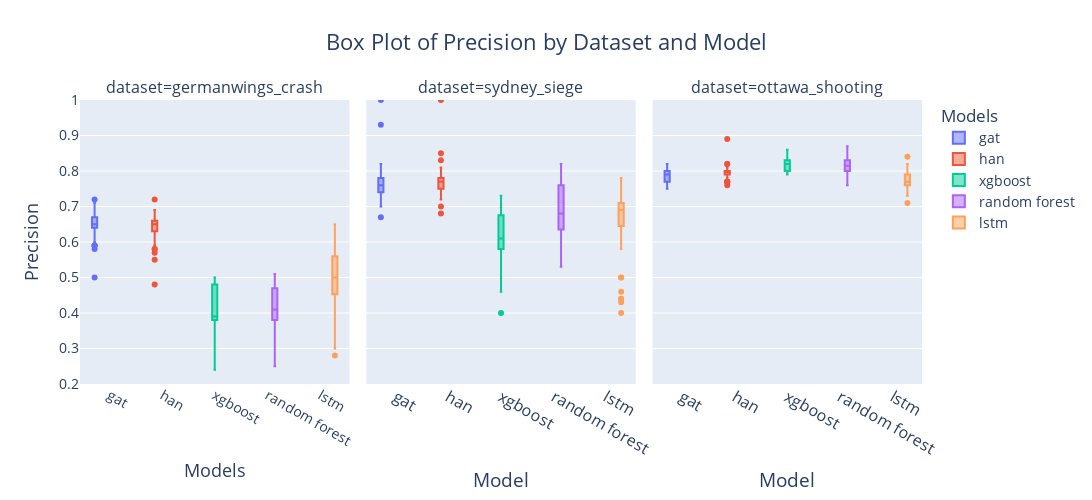

The code cell stored with this chart in its notebook:
### Code cell
import plotly.express as px

# Filter the dataframe for only the precision metric
df_recall = df_all_tl[(df_all_tl['metrics.test_precision'].notnull()) & (df_all_tl.dataset != 'ferguson')]

# Create a Plotly figure for each dataset
fig = px.box(
    df_recall,
    x='model',
    y='metrics.test_precision',
    color='model',
    facet_col='dataset',
    boxmode='group',
    title="Box Plot of Precision by Dataset and Model",
    labels={'metrics.test_precision': 'Precision', 'model': 'Model'}
)

# Update layout for better visualization and readability
fig.update_layout(
    title="Box Plot of Precision by Dataset and Model",  
    title_x=0.5,  
    width=1200,  
    height=500,  
    font=dict(size=16),  
    xaxis=dict(title="Models", title_font=dict(size=18), tickfont=dict(size=14)),
    yaxis=dict(
        title="Precision", 
        title_font=dict(size=18), 
        tickfont=dict(size=14),
        range=[0.2, 1]  # Adjust this range to push boxes higher
    ),
    legend=dict(title="Models", font=dict(size=14))  
)

# Show the plot
fig.show()

### Figure 1 — Plotly figure (JSON) as saved in the notebook; plotly's stock layout.template omitted (floating-point values rounded to 4 significant figures; data arrays with more than 128 entries replaced by an {"elided": "..."} marker saying what was removed)
{"data": [{"alignmentgroup": "True", "hovertemplate": "Model=%{x}<br>dataset=germanwings_crash<br>Precision=%{y}<extra></extra>", "legendgroup": "gat", "marker": {"color": "#636efa"}, "name": "gat", "notched": false, "offsetgroup": "gat", "orientation": "v", "showlegend": true, "type": "box", "x": {"elided": "177 str values"}, "x0": " ", "xaxis": "x", "y": {"elided": "177 float values"}, "y0": " ", "yaxis": "y"}, {"alignmentgroup": "True", "hovertemplate": "Model=%{x}<br>dataset=sydney_siege<br>Precision=%{y}<extra></extra>", "legendgroup": "gat", "marker": {"color": "#636efa"}, "name": "gat", "notched": false, "offsetgroup": "gat", "orientation": "v", "showlegend": false, "type": "box", "x": ["gat", "gat", "gat", "gat", "gat", "gat", "gat", "gat", "gat", "gat", "gat", "gat", "gat", "gat", "gat", "gat", "gat", "gat", "gat", "gat", "gat", "gat", "gat", "gat", "gat", "gat", "gat", "gat", "gat", "gat", "gat", "gat", "gat", "gat", "gat", "gat", "gat", "gat", "gat", "gat", "gat", "gat", "gat", "gat", "gat", "gat", "gat", "gat", "gat", "gat", "gat", "gat", "gat", "gat", "gat", "gat", "gat", "gat", "gat", "gat", "gat", "gat", "gat", "gat", "gat", "gat", "gat", "gat"], "x0": " ", "xaxis": "x2", "y": [0.75, 0.74, 0.77, 0.74, 0.76, 0.76, 0.75, 0.74, 0.76, 0.74, 0.77, 0.74, 0.74, 0.76, 0.74, 0.74, 0.74, 0.77, 0.74, 0.75, 0.74, 0.77, 0.75, 0.8, 0.76, 0.76, 0.77, 0.78, 0.78, 0.76, 0.76, 0.77, 0.79, 0.77, 0.76, 0.79, 0.79, 0.8, 0.77, 0.78, 0.79, 0.78, 0.79, 0.75, 0.76, 0.76, 0.74, 0.74, 0.74, 0.78, 0.78, 0.74, 0.74, 0.7, 0.78, 0.8, 0.75, 0.76, 0.79, 0.78, 0.77, 0.67, 0.7, 0.74, 0.82, 0.76, 0.93, 1], "y0": " ", "yaxis": "y2"}, {"alignmentgroup": "True", "hovertemplate": "Model=%{x}<br>dataset=ottawa_shooting<br>Precision=%{y}<extra></extra>", "legendgroup": "gat", "marker": {"color": "#636efa"}, "name": "gat", "notched": false, "offsetgroup": "gat", "orientation": "v", "showlegend": false, "type": "box", "x": ["gat", "gat", "gat", "gat", "gat", "gat", "gat", "gat", "gat", "gat", "gat", "gat", "gat", "gat", "gat", "gat", "gat", "gat", "gat", "gat", "gat", "gat", "gat", "gat", "gat", "gat", "gat", "gat", "gat", "gat", "gat", "gat", "gat", "gat", "gat", "gat", "gat", "gat", "gat", "gat"], "x0": " ", "xaxis": "x3", "y": [0.78, 0.77, 0.79, 0.77, 0.79, 0.76, 0.77, 0.79, 0.78, 0.79, 0.78, 0.8, 0.8, 0.79, 0.8, 0.77, 0.81, 0.8, 0.8, 0.79, 0.81, 0.8, 0.79, 0.78, 0.77, 0.77, 0.75, 0.8, 0.79, 0.79, 0.77, 0.82, 0.77, 0.8, 0.8, 0.81, 0.75, 0.78, 0.81, 0.8], "y0": " ", "yaxis": "y3"}, {"alignmentgroup": "True", "hovertemplate": "Model=%{x}<br>dataset=germanwings_crash<br>Precision=%{y}<extra></extra>", "legendgroup": "han", "marker": {"color": "#EF553B"}, "name": "han", "notched": false, "offsetgroup": "han", "orientation": "v", "showlegend": true, "type": "box", "x": {"elided": "288 str values"}, "x0": " ", "xaxis": "x", "y": {"elided": "288 float values"}, "y0": " ", "yaxis": "y"}, {"alignmentgroup": "True", "hovertemplate": "Model=%{x}<br>dataset=sydney_siege<br>Precision=%{y}<extra></extra>", "legendgroup": "han", "marker": {"color": "#EF553B"}, "name": "han", "notched": false, "offsetgroup": "han", "orientation": "v", "showlegend": false, "type": "box", "x": ["han", "han", "han", "han", "han", "han", "han", "han", "han", "han", "han", "han", "han", "han", "han", "han", "han", "han", "han", "han", "han", "han", "han", "han", "han", "han", "han", "han", "han", "han", "han", "han", "han", "han", "han", "han", "han", "han", "han", "han", "han", "han", "han", "han", "han", "han", "han", "han", "han", "han", "han", "han", "han", "han", "han", "han", "han", "han", "han", "han", "han", "han", "han", "han", "han", "han", "han", "han"], "x0": " ", "xaxis": "x2", "y": [0.75, 0.77, 0.75, 0.76, 0.73, 0.74, 0.75, 0.74, 0.74, 0.75, 0.75, 0.76, 0.75, 0.75, 0.77, 0.76, 0.76, 0.76, 0.78, 0.76, 0.78, 0.75, 0.76, 0.77, 0.78, 0.77, 0.8, 0.79, 0.77, 0.76, 0.77, 0.78, 0.77, 0.8, 0.77, 0.83, 0.81, 0.8, 0.78, 0.81, 0.81, 0.81, 0.75, 0.75, 0.78, 0.77, 0.78, 0.74, 0.77, 0.73, 0.78, 0.77, 0.74, 0.76, 0.75, 0.75, 0.77, 0.79, 0.79, 0.81, 0.8, 0.78, 0.72, 0.68, 0.73, 0.7, 0.85, 1], "y0": " ", "yaxis": "y2"}, {"alignmentgroup": "True", "hovertemplate": "Model=%{x}<br>dataset=ottawa_shooting<br>Precision=%{y}<extra></extra>", "legendgroup": "han", "marker": {"color": "#EF553B"}, "name": "han", "notched": false, "offsetgroup": "han", "orientation": "v", "showlegend": false, "type": "box", "x": ["han", "han", "han", "han", "han", "han", "han", "han", "han", "han", "han", "han", "han", "han", "han", "han", "han", "han", "han", "han", "han", "han", "han", "han", "han", "han", "han", "han", "han", "han", "han", "han", "han", "han", "han", "han", "han", "han", "han", "han"], "x0": " ", "xaxis": "x3", "y": [0.77, 0.79, 0.78, 0.8, 0.77, 0.77, 0.78, 0.77, 0.78, 0.79, 0.8, 0.8, 0.8, 0.8, 0.8, 0.8, 0.81, 0.79, 0.82, 0.81, 0.82, 0.8, 0.8, 0.8, 0.81, 0.79, 0.8, 0.79, 0.79, 0.79, 0.8, 0.8, 0.81, 0.8, 0.79, 0.81, 0.76, 0.78, 0.79, 0.89], "y0": " ", "yaxis": "y3"}, {"alignmentgroup": "True", "hovertemplate": "Model=%{x}<br>dataset=germanwings_crash<br>Precision=%{y}<extra></extra>", "legendgroup": "xgboost", "marker": {"color": "#00cc96"}, "name": "xgboost", "notched": false, "offsetgroup": "xgboost", "orientation": "v", "showlegend": true, "type": "box", "x": {"elided": "288 str values"}, "x0": " ", "xaxis": "x", "y": {"elided": "288 float values"}, "y0": " ", "yaxis": "y"}, {"alignmentgroup": "True", "hovertemplate": "Model=%{x}<br>dataset=sydney_siege<br>Precision=%{y}<extra></extra>", "legendgroup": "xgboost", "marker": {"color": "#00cc96"}, "name": "xgboost", "notched": false, "offsetgroup": "xgboost", "orientation": "v", "showlegend": false, "type": "box", "x": ["xgboost", "xgboost", "xgboost", "xgboost", "xgboost", "xgboost", "xgboost", "xgboost", "xgboost", "xgboost", "xgboost", "xgboost", "xgboost", "xgboost", "xgboost", "xgboost", "xgboost", "xgboost", "xgboost", "xgboost", "xgboost", "xgboost", "xgboost", "xgboost", "xgboost", "xgboost", "xgboost", "xgboost", "xgboost", "xgboost", "xgboost", "xgboost", "xgboost", "xgboost", "xgboost", "xgboost", "xgboost", "xgboost", "xgboost", "xgboost", "xgboost", "xgboost", "xgboost", "xgboost", "xgboost", "xgboost", "xgboost", "xgboost", "xgboost", "xgboost", "xgboost", "xgboost", "xgboost", "xgboost", "xgboost", "xgboost", "xgboost", "xgboost", "xgboost", "xgboost", "xgboost", "xgboost", "xgboost", "xgboost", "xgboost", "xgboost", "xgboost", "xgboost"], "x0": " ", "xaxis": "x2", "y": [0.58, 0.58, 0.58, 0.58, 0.58, 0.58, 0.58, 0.58, 0.58, 0.58, 0.58, 0.58, 0.58, 0.58, 0.58, 0.59, 0.59, 0.62, 0.62, 0.58, 0.58, 0.59, 0.59, 0.61, 0.6, 0.6, 0.61, 0.61, 0.61, 0.62, 0.62, 0.63, 0.63, 0.65, 0.65, 0.66, 0.66, 0.67, 0.68, 0.68, 0.68, 0.7, 0.69, 0.7, 0.69, 0.7, 0.7, 0.7, 0.69, 0.69, 0.72, 0.72, 0.73, 0.72, 0.69, 0.67, 0.64, 0.65, 0.67, 0.64, 0.58, 0.52, 0.47, 0.49, 0.49, 0.54, 0.46, 0.4], "y0": " ", "yaxis": "y2"}, {"alignmentgroup": "True", "hovertemplate": "Model=%{x}<br>dataset=ottawa_shooting<br>Precision=%{y}<extra></extra>", "legendgroup": "xgboost", "marker": {"color": "#00cc96"}, "name": "xgboost", "notched": false, "offsetgroup": "xgboost", "orientation": "v", "showlegend": false, "type": "box", "x": ["xgboost", "xgboost", "xgboost", "xgboost", "xgboost", "xgboost", "xgboost", "xgboost", "xgboost", "xgboost", "xgboost", "xgboost", "xgboost", "xgboost", "xgboost", "xgboost", "xgboost", "xgboost", "xgboost", "xgboost", "xgboost", "xgboost", "xgboost", "xgboost", "xgboost", "xgboost", "xgboost", "xgboost", "xgboost", "xgboost", "xgboost", "xgboost", "xgboost", "xgboost", "xgboost", "xgboost", "xgboost", "xgboost", "xgboost", "xgboost"], "x0": " ", "xaxis": "x3", "y": [0.83, 0.83, 0.83, 0.83, 0.83, 0.83, 0.83, 0.83, 0.83, 0.83, 0.83, 0.82, 0.82, 0.82, 0.82, 0.82, 0.82, 0.82, 0.81, 0.8, 0.79, 0.79, 0.79, 0.8, 0.8, 0.8, 0.8, 0.8, 0.82, 0.82, 0.82, 0.82, 0.83, 0.82, 0.81, 0.8, 0.79, 0.84, 0.86, 0.83], "y0": " ", "yaxis": "y3"}, {"alignmentgroup": "True", "hovertemplate": "Model=%{x}<br>dataset=germanwings_crash<br>Precision=%{y}<extra></extra>", "legendgroup": "random forest", "marker": {"color": "#ab63fa"}, "name": "random forest", "notched": false, "offsetgroup": "random forest", "orientation": "v", "showlegend": true, "type": "box", "x": {"elided": "288 str values"}, "x0": " ", "xaxis": "x", "y": {"elided": "288 float values"}, "y0": " ", "yaxis": "y"}, {"alignmentgroup": "True", "hovertemplate": "Model=%{x}<br>dataset=sydney_siege<br>Precision=%{y}<extra></extra>", "legendgroup": "random forest", "marker": {"color": "#ab63fa"}, "name": "random forest", "notched": false, "offsetgroup": "random forest", "orientation": "v", "showlegend": false, "type": "box", "x": ["random forest", "random forest", "random forest", "random forest", "random forest", "random forest", "random forest", "random forest", "random forest", "random forest", "random forest", "random forest", "random forest", "random forest", "random forest", "random forest", "random forest", "random forest", "random forest", "random forest", "random forest", "random forest", "random forest", "random forest", "random forest", "random forest", "random forest", "random forest", "random forest", "random forest", "random forest", "random forest", "random forest", "random forest", "random forest", "random forest", "random forest", "random forest", "random forest", "random forest", "random forest", "random forest", "random forest", "random forest", "random forest", "random forest", "random forest", "random forest", "random forest", "random forest", "random forest", "random forest", "random forest", "random forest", "random forest", "random forest", "random forest", "random forest", "random forest", "random forest", "random forest", "random forest", "random forest", "random forest", "random forest", "random forest", "random forest", "random forest"], "x0": " ", "xaxis": "x2", "y": [0.62, 0.64, 0.64, 0.62, 0.63, 0.62, 0.64, 0.63, 0.64, 0.62, 0.63, 0.62, 0.62, 0.62, 0.62, 0.63, 0.64, 0.67, 0.67, 0.65, 0.64, 0.65, 0.65, 0.68, 0.66, 0.67, 0.68, 0.68, 0.69, 0.68, 0.67, 0.7, 0.69, 0.74, 0.69, 0.72, 0.74, 0.76, 0.75, 0.76, 0.76, 0.76, 0.77, 0.75, 0.76, 0.77, 0.76, 0.78, 0.77, 0.76, 0.79, 0.82, 0.82, 0.79, 0.81, 0.79, 0.76, 0.74, 0.76, 0.74, 0.69, 0.65, 0.62, 0.62, 0.61, 0.53, 0.62, 0.67], "y0": " ", "yaxis": "y2"}, {"alignmentgroup": "True", "hovertemplate": "Model=%{x}<br>dataset=ottawa_shooting<br>Precision=%{y}<extra></extra>", "legendgroup": "random forest", "marker": {"color": "#ab63fa"}, "name": "random forest", "notched": false, "offsetgroup": "random forest", "orientation": "v", "showlegend": false, "type": "box", "x": ["random forest", "random forest", "random forest", "random forest", "random forest", "random forest", "random forest", "random forest", "random forest", "random forest", "random forest", "random forest", "random forest", "random forest", "random forest", "random forest", "random forest", "random forest", "random forest", "random forest", "random forest", "random forest", "random forest", "random forest", "random forest", "random forest", "random forest", "random forest", "random forest", "random forest", "random forest", "random forest", "random forest", "random forest", "random forest", "random forest", "random forest", "random forest", "random forest", "random forest"], "x0": " ", "xaxis": "x3", "y": [0.84, 0.83, 0.83, 0.83, 0.84, 0.82, 0.85, 0.82, 0.84, 0.83, 0.81, 0.82, 0.82, 0.84, 0.82, 0.83, 0.82, 0.82, 0.81, 0.81, 0.8, 0.8, 0.79, 0.79, 0.81, 0.8, 0.82, 0.81, 0.81, 0.78, 0.8, 0.81, 0.8, 0.79, 0.81, 0.8, 0.76, 0.8, 0.87, 0.84], "y0": " ", "yaxis": "y3"}, {"alignmentgroup": "True", "hovertemplate": "Model=%{x}<br>dataset=germanwings_crash<br>Precision=%{y}<extra></extra>", "legendgroup": "lstm", "marker": {"color": "#FFA15A"}, "name": "lstm", "notched": false, "offsetgroup": "lstm", "orientation": "v", "showlegend": true, "type": "box", "x": {"elided": "287 str values"}, "x0": " ", "xaxis": "x", "y": {"elided": "287 float values"}, "y0": " ", "yaxis": "y"}, {"alignmentgroup": "True", "hovertemplate": "Model=%{x}<br>dataset=sydney_siege<br>Precision=%{y}<extra></extra>", "legendgroup": "lstm", "marker": {"color": "#FFA15A"}, "name": "lstm", "notched": false, "offsetgroup": "lstm", "orientation": "v", "showlegend": false, "type": "box", "x": ["lstm", "lstm", "lstm", "lstm", "lstm", "lstm", "lstm", "lstm", "lstm", "lstm", "lstm", "lstm", "lstm", "lstm", "lstm", "lstm", "lstm", "lstm", "lstm", "lstm", "lstm", "lstm", "lstm", "lstm", "lstm", "lstm", "lstm", "lstm", "lstm", "lstm", "lstm", "lstm", "lstm", "lstm", "lstm", "lstm", "lstm", "lstm", "lstm", "lstm", "lstm", "lstm", "lstm", "lstm", "lstm", "lstm", "lstm", "lstm", "lstm", "lstm", "lstm", "lstm", "lstm", "lstm", "lstm", "lstm", "lstm", "lstm", "lstm", "lstm", "lstm", "lstm", "lstm", "lstm", "lstm", "lstm", "lstm", "lstm"], "x0": " ", "xaxis": "x2", "y": [0.68, 0.7, 0.69, 0.7, 0.71, 0.68, 0.68, 0.68, 0.7, 0.7, 0.69, 0.58, 0.61, 0.7, 0.69, 0.69, 0.69, 0.7, 0.69, 0.7, 0.71, 0.68, 0.61, 0.61, 0.69, 0.7, 0.62, 0.6, 0.69, 0.59, 0.69, 0.72, 0.69, 0.71, 0.7, 0.7, 0.7, 0.7, 0.72, 0.77, 0.71, 0.68, 0.71, 0.69, 0.7, 0.71, 0.72, 0.71, 0.71, 0.7, 0.78, 0.71, 0.76, 0.71, 0.69, 0.65, 0.63, 0.74, 0.64, 0.62, 0.71, 0.5, 0.43, 0.44, 0.44, 0.5, 0.46, 0.4], "y0": " ", "yaxis": "y2"}, {"alignmentgroup": "True", "hovertemplate": "Model=%{x}<br>dataset=ottawa_shooting<br>Precision=%{y}<extra></extra>", "legendgroup": "lstm", "marker": {"color": "#FFA15A"}, "name": "lstm", "notched": false, "offsetgroup": "lstm", "orientation": "v", "showlegend": false, "type": "box", "x": ["lstm", "lstm", "lstm", "lstm", "lstm", "lstm", "lstm", "lstm", "lstm", "lstm", "lstm", "lstm", "lstm", "lstm", "lstm", "lstm", "lstm", "lstm", "lstm", "lstm", "lstm", "lstm", "lstm", "lstm", "lstm", "lstm", "lstm", "lstm", "lstm", "lstm", "lstm", "lstm", "lstm"], "x0": " ", "xaxis": "x3", "y": [0.77, 0.77, 0.79, 0.79, 0.71, 0.76, 0.78, 0.76, 0.82, 0.78, 0.8, 0.76, 0.77, 0.79, 0.77, 0.81, 0.81, 0.76, 0.8, 0.79, 0.77, 0.78, 0.75, 0.77, 0.76, 0.78, 0.78, 0.77, 0.73, 0.74, 0.76, 0.78, 0.84], "y0": " ", "yaxis": "y3"}], "layout": {"annotations": [{"font": {}, "showarrow": false, "text": "dataset=germanwings_crash", "x": 0.16, "xanchor": "center", "xref": "paper", "y": 1, "yanchor": "bottom", "yref": "paper"}, {"font": {}, "showarrow": false, "text": "dataset=sydney_siege", "x": 0.5, "xanchor": "center", "xref": "paper", "y": 1, "yanchor": "bottom", "yref": "paper"}, {"font": {}, "showarrow": false, "text": "dataset=ottawa_shooting", "x": 0.84, "xanchor": "center", "xref": "paper", "y": 1, "yanchor": "bottom", "yref": "paper"}], "boxmode": "group", "font": {"size": 16}, "height": 500, "legend": {"font": {"size": 14}, "title": {"text": "Models"}, "tracegroupgap": 0}, "title": {"text": "Box Plot of Precision by Dataset and Model", "x": 0.5}, "width": 1200, "xaxis": {"anchor": "y", "autorange": true, "categoryarray": ["gat", "han", "xgboost", "random forest", "lstm"], "categoryorder": "array", "domain": [0, 0.32], "range": [-0.5507, 4.551], "tickfont": {"size": 14}, "title": {"font": {"size": 18}, "text": "Models"}, "type": "category"}, "xaxis2": {"anchor": "y2", "autorange": true, "categoryarray": ["gat", "han", "xgboost", "random forest", "lstm"], "categoryorder": "array", "domain": [0.34, 0.66], "matches": "x", "range": [-0.5507, 4.551], "title": {"text": "Model"}, "type": "category"}, "xaxis3": {"anchor": "y3", "autorange": true, "categoryarray": ["gat", "han", "xgboost", "random forest", "lstm"], "categoryorder": "array", "domain": [0.68, 1.0], "matches": "x", "range": [-0.5507, 4.551], "title": {"text": "Model"}, "type": "category"}, "yaxis": {"anchor": "x", "domain": [0, 1], "range": [0.2, 1], "tickfont": {"size": 14}, "title": {"font": {"size": 18}, "text": "Precision"}, "type": "linear"}, "yaxis2": {"anchor": "x2", "domain": [0, 1], "matches": "y", "showticklabels": false, "type": "linear"}, "yaxis3": {"anchor": "x3", "domain": [0, 1], "matches": "y", "showticklabels": false, "type": "linear"}}}
